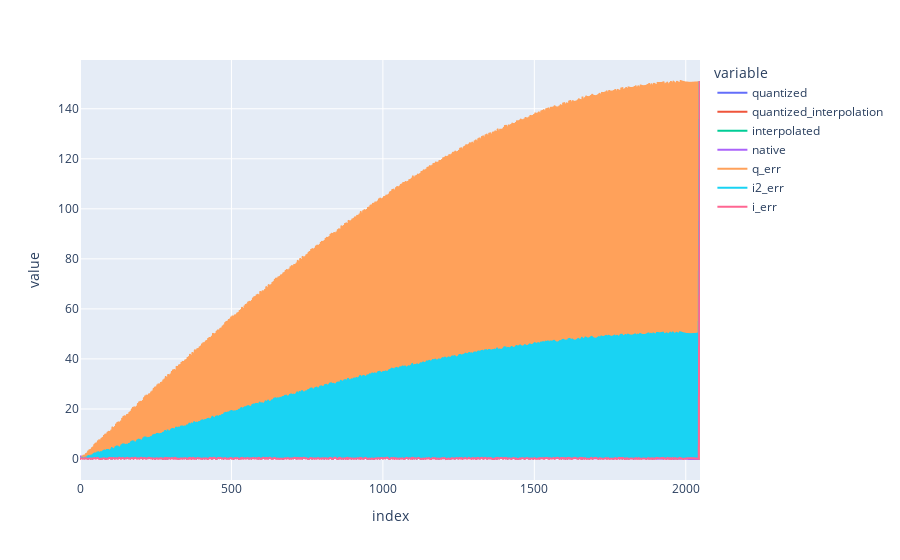

The notebook cell this image was saved under:
### Code cell
px.line(df)

### Figure 1 — Plotly figure (JSON) as saved in the notebook; plotly's stock layout.template omitted (floating-point values rounded to 4 significant figures; data arrays with more than 128 entries replaced by an {"elided": "..."} marker saying what was removed)
{"data": [{"hovertemplate": "variable=quantized<br>index=%{x}<br>value=%{y}<extra></extra>", "legendgroup": "quantized", "line": {"color": "#636efa", "dash": "solid"}, "marker": {"symbol": "circle"}, "mode": "lines", "name": "quantized", "showlegend": true, "type": "scattergl", "x": {"elided": "2048 int values"}, "xaxis": "x", "y": {"elided": "2048 float values"}, "yaxis": "y"}, {"hovertemplate": "variable=quantized_interpolation<br>index=%{x}<br>value=%{y}<extra></extra>", "legendgroup": "quantized_interpolation", "line": {"color": "#EF553B", "dash": "solid"}, "marker": {"symbol": "circle"}, "mode": "lines", "name": "quantized_interpolation", "showlegend": true, "type": "scattergl", "x": {"elided": "2048 int values"}, "xaxis": "x", "y": {"elided": "2048 float values"}, "yaxis": "y"}, {"hovertemplate": "variable=interpolated<br>index=%{x}<br>value=%{y}<extra></extra>", "legendgroup": "interpolated", "line": {"color": "#00cc96", "dash": "solid"}, "marker": {"symbol": "circle"}, "mode": "lines", "name": "interpolated", "showlegend": true, "type": "scattergl", "x": {"elided": "2048 int values"}, "xaxis": "x", "y": {"elided": "2048 float values"}, "yaxis": "y"}, {"hovertemplate": "variable=native<br>index=%{x}<br>value=%{y}<extra></extra>", "legendgroup": "native", "line": {"color": "#ab63fa", "dash": "solid"}, "marker": {"symbol": "circle"}, "mode": "lines", "name": "native", "showlegend": true, "type": "scattergl", "x": {"elided": "2048 int values"}, "xaxis": "x", "y": {"elided": "2048 float values"}, "yaxis": "y"}, {"hovertemplate": "variable=q_err<br>index=%{x}<br>value=%{y}<extra></extra>", "legendgroup": "q_err", "line": {"color": "#FFA15A", "dash": "solid"}, "marker": {"symbol": "circle"}, "mode": "lines", "name": "q_err", "showlegend": true, "type": "scattergl", "x": {"elided": "2048 int values"}, "xaxis": "x", "y": {"elided": "2048 float values"}, "yaxis": "y"}, {"hovertemplate": "variable=i2_err<br>index=%{x}<br>value=%{y}<extra></extra>", "legendgroup": "i2_err", "line": {"color": "#19d3f3", "dash": "solid"}, "marker": {"symbol": "circle"}, "mode": "lines", "name": "i2_err", "showlegend": true, "type": "scattergl", "x": {"elided": "2048 int values"}, "xaxis": "x", "y": {"elided": "2048 float values"}, "yaxis": "y"}, {"hovertemplate": "variable=i_err<br>index=%{x}<br>value=%{y}<extra></extra>", "legendgroup": "i_err", "line": {"color": "#FF6692", "dash": "solid"}, "marker": {"symbol": "circle"}, "mode": "lines", "name": "i_err", "showlegend": true, "type": "scattergl", "x": {"elided": "2048 int values"}, "xaxis": "x", "y": {"elided": "2048 float values"}, "yaxis": "y"}], "layout": {"legend": {"title": {"text": "variable"}, "tracegroupgap": 0}, "margin": {"t": 60}, "xaxis": {"anchor": "y", "domain": [0, 1], "title": {"text": "index"}}, "yaxis": {"anchor": "x", "domain": [0, 1], "title": {"text": "value"}}}}
